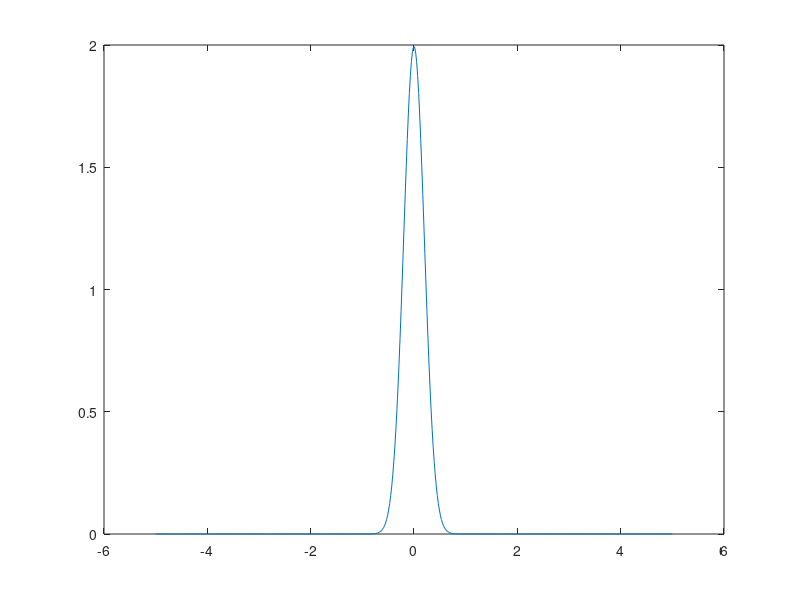
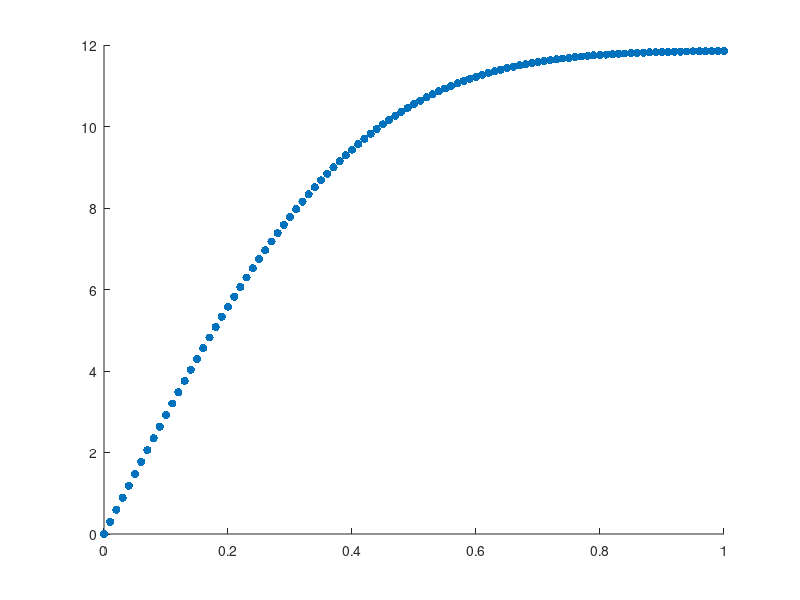

Write MATLAB code to recreate these figures, in order.
% Helping script to find control bounds of the distance

sigma = 0.2;

I = linspace(-5,5,500);
initial_gaussian = normpdf(I, 0, sigma);
figure;
plot(I,initial_gaussian);

i = 0;
thetas = 0:0.01:1;
for theta = thetas
    i=i+1;
    translated_gaussian =  normpdf(I, theta, sigma);
    distance(i) = norm(translated_gaussian-initial_gaussian);
end

figure;
scatter(thetas,distance,'filled');